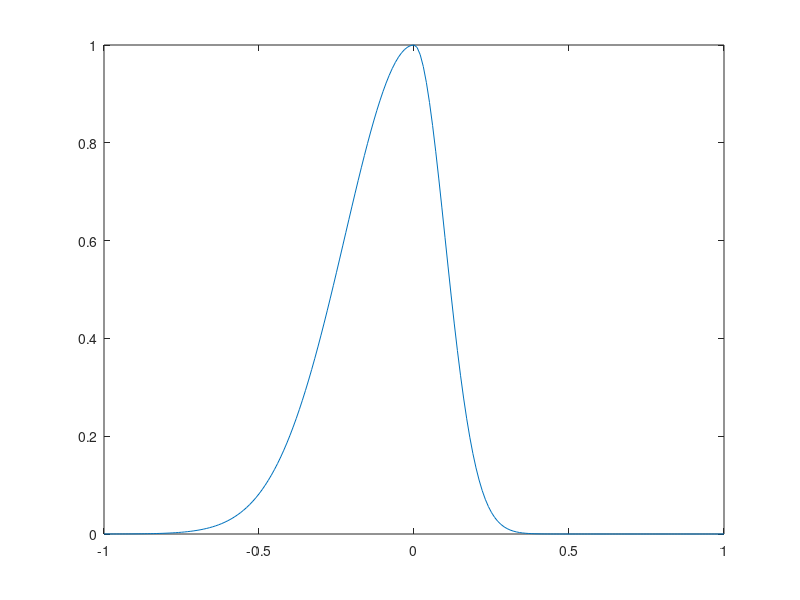

This figure's MATLAB source:
clc;
clear;

% theta1 = 0.1;
% theta2 = -0.1;
% L1 = 0.09;
% L2 = 0.1;
% J = [-L1*cos(theta1),-L2*cos(theta2);L1*sin(theta1),L2*sin(theta2)];
% Ji = [-(1/(L1*cos(theta1))+cos(theta2)*tan(theta1)/(L1*sin(theta2-theta1))),-cos(theta2)/(L1*sin(theta2-theta1));...
%     sin(theta1)/(L2*sin(theta2-theta1)),cos(theta1)/(L2*sin(theta2-theta1))];
% disp(inv(J));
% disp(Ji);

% 符号表达式求逆
% syms L1 L2 theta1 theta2 real;
% J = [-L1*cos(theta1)-L2*cos(theta1+theta2),-L2*cos(theta1 + theta2);L1*sin(theta1)+L2*sin(theta1+theta2),L2*sin(theta1 + theta2)];
% pretty(inv(J));

% 测试信任度函数
% x = 0:0.01:1;
% w = 0.1;
% w1 = 0.2;
% Cf = 0.5*(1./(1+exp(-(4.*x/w-2)))+1./(1+exp(-(4.*(1-x)/w-2))));
% Cf1 = 0.5*(1./(1+exp(-(4.*x/w1-2)))+1./(1+exp(-(4.*(1-x)/w1-2))));
% plot(x,Cf,x,Cf1);

% 高度信任度
x = -1:0.01:1;
k1 = 50;
k2 = 10;
Cz = zeros(size(x));
for i  = 1:length(x)
    if x(i) > 0
        Cz(i) = exp(-k1*x(i)^2);
    else
        Cz(i) = exp(-k2*x(i)^2);
    end
end
plot(x,Cz);
